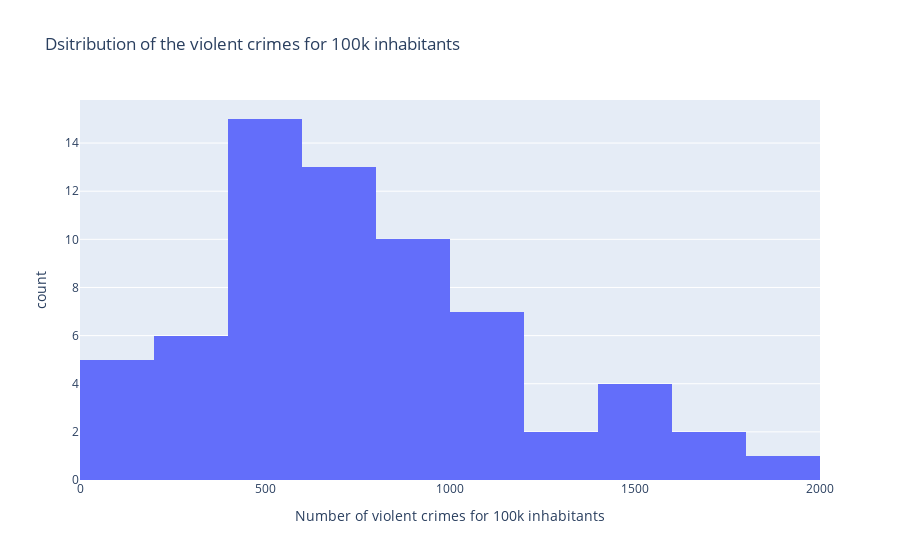

The code cell stored with this chart in its notebook:
### Code cell
# Get an idea of the distribution to better choose our 
fig = px.histogram(df_crime_geo_2015, x="violent_per_100k",
labels={
    "violent_per_100k": "Number of violent crimes for 100k inhabitants"},
title="Dsitribution of the violent crimes for 100k inhabitants")
fig.show()

### Figure 1 — Plotly figure (JSON) as saved in the notebook; plotly's stock layout.template omitted (floating-point values rounded to 4 significant figures)
{"data": [{"alignmentgroup": "True", "bingroup": "x", "hovertemplate": "Number of violent crimes for 100k inhabitants=%{x}<br>count=%{y}<extra></extra>", "legendgroup": "", "marker": {"color": "#636efa", "pattern": {"shape": ""}}, "name": "", "offsetgroup": "", "orientation": "v", "showlegend": false, "type": "histogram", "x": [1817.0, 1760.0, 1740.0, 1596.0, 1536.0, 1442.0, 1417.0, 1288.0, 1203.0, 1120.0, 1119.0, 1101.0, 1101.0, 1063.0, 1029.0, 1021.0, 984.8, 966.7, 965.8, 949.6, 940.6, 925.0, 920.7, 903.8, 903.6, 855.2, 776.8, 765.6, 737.4, 706.8, 706.2, 694.2, 677.6, 673.9, 655.5, 648.3, 634.8, 631.8, 630.7, 598.7, 593.8, 587.2, 585.8, 580.7, 551.2, 546.3, 525.4, 517.0, 515.0, 502.1, 475.2, 465.2, 460.8, 418.7, 398.6, 382.3, 372.5, 366.6, 329.6, 243.9, 194.6, 138.3, 124.9, 124.2, 88.41], "xaxis": "x", "yaxis": "y"}], "layout": {"barmode": "relative", "legend": {"tracegroupgap": 0}, "title": {"text": "Dsitribution of the violent crimes for 100k inhabitants"}, "xaxis": {"anchor": "y", "domain": [0, 1], "title": {"text": "Number of violent crimes for 100k inhabitants"}}, "yaxis": {"anchor": "x", "domain": [0, 1], "title": {"text": "count"}}}}
